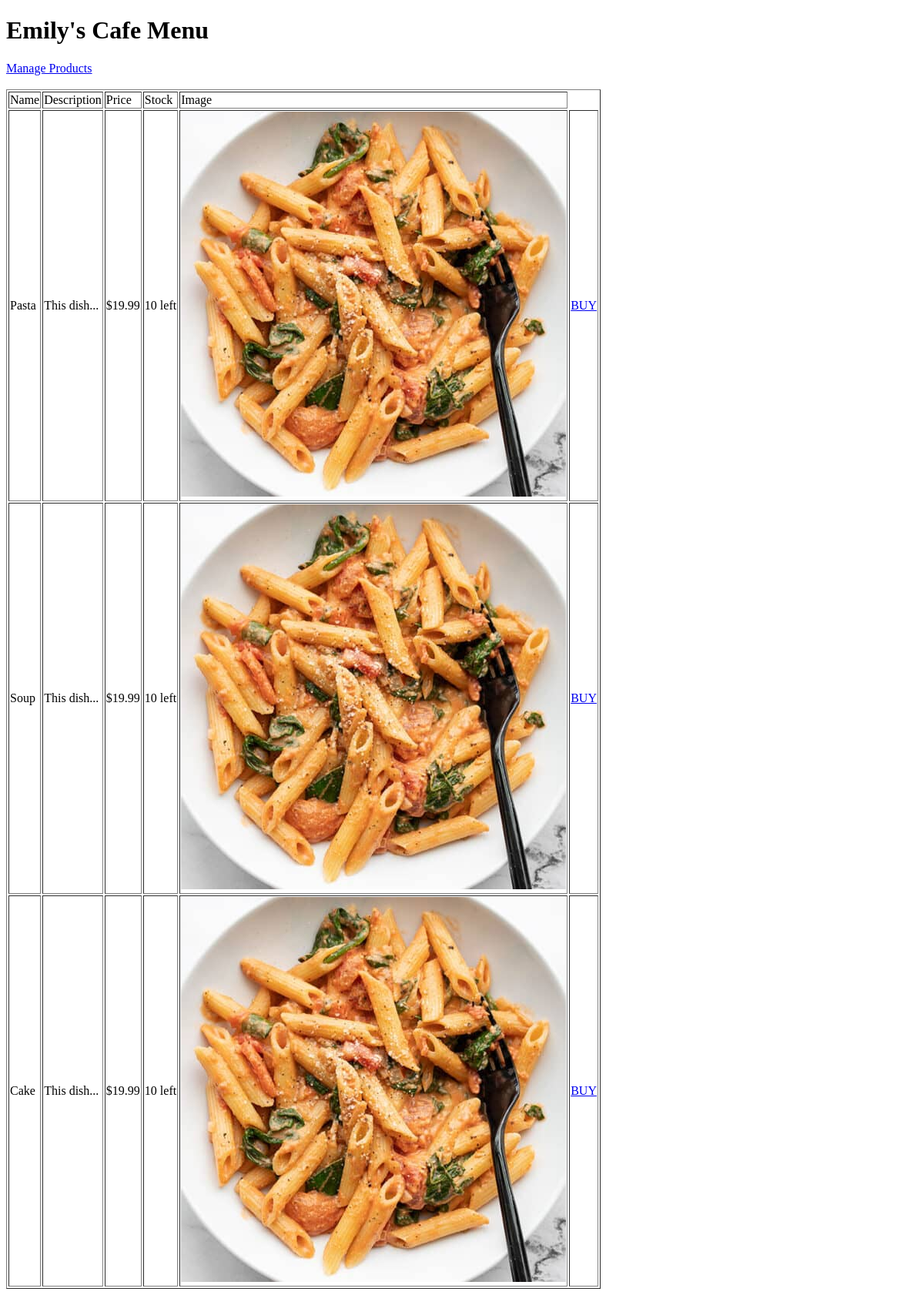
/, run on an earlier commit of the app's database.
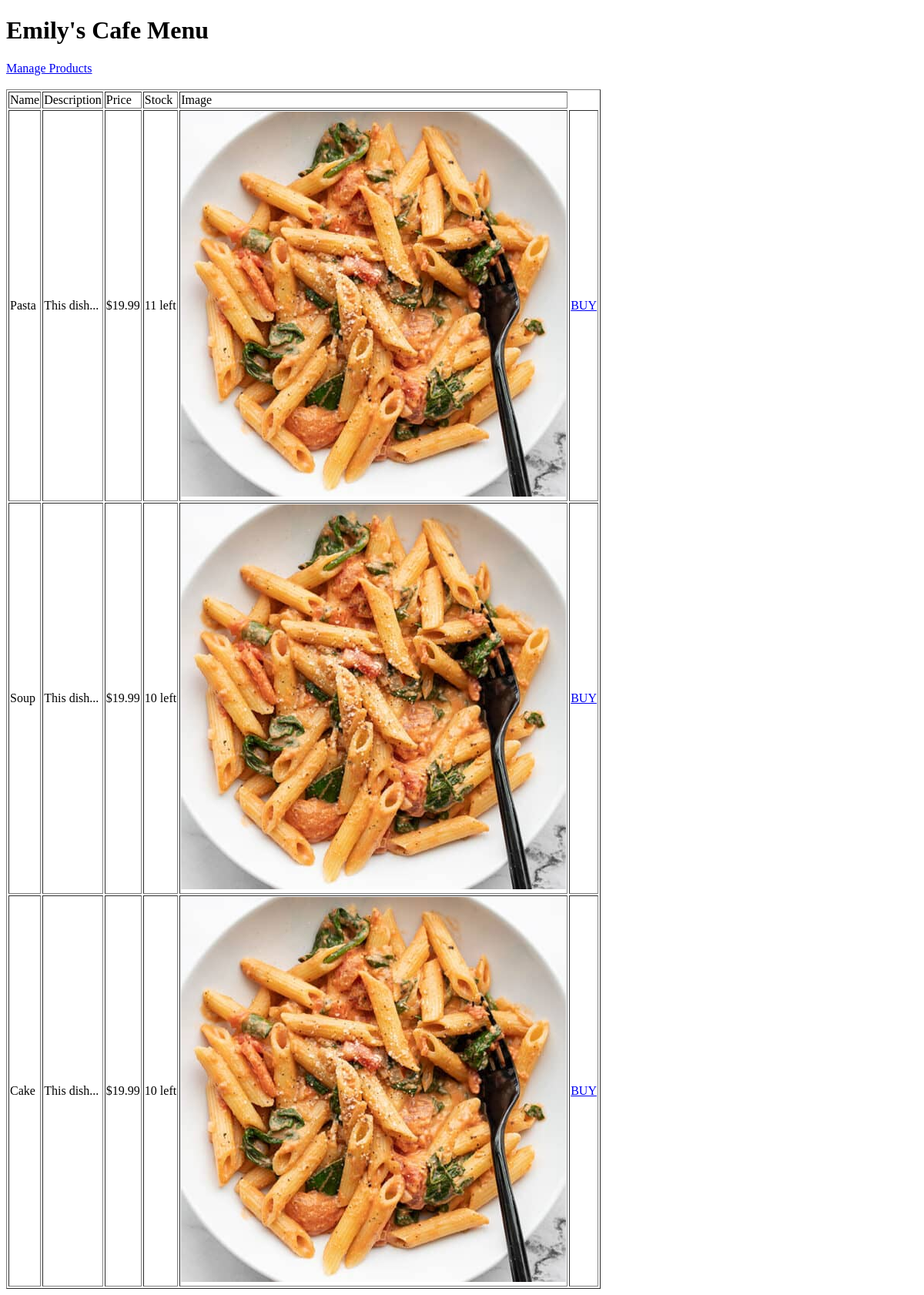
And on a later commit of the database.
### tables this page shows
CREATE TABLE products (name TEXT, description TEXT, price FLOAT, stock INTEGER, imgpath TEXT);

### image_repository/views.py (the view)
@app.route("/")
def home_page():
    products = db.process_info()
    return render_template("index.html", products=products)

### image_repository/db.py (called while the page is built)
def get_cursor():
    connection = sql.connect("products.db")
    cursor = connection.cursor()
    return (cursor, connection)

def process_info():
    (cursor, _) = get_cursor()
    cursor.execute("SELECT rowid, * FROM products")
    rows = cursor.fetchall()
    products = []
    for row in rows:
        products.append({
            "id":    row[0],
            "name":  row[1],
            "description": row[2],
            "price": "$%.2f" % (row[3]),
            "stock": "%d left" % (row[4]),
            "src":   "%s" % (row[5]),
        })
    return products

### image_repository/templates/index.html (shortened to what this page needs)
<!doctype html>
<html>
    <head>
    </head>
    <body>
        <h1> Emily's Cafe Menu</h1>
        <a href="/manage">Manage Products</a> <br>
        <br>
        <table border = 1>
            <thead>
                <td>Name</td>
                <td>Description</td>
                <td>Price</td>
                <td>Stock</td>
                <td>Image</td>
            </thead>
            {% for product in products %}
                <tr>
                <td>{{product["name"]}}</td>
                <td>{{product["description"]}}</td>
                <td>{{product["price"]}}</td>
                <td>{{product["stock"]}}</td>
                <td><img src='{{product["src"]}}' /></td>
                <td><a href='/buy/{{product["id"]}}'>BUY</button></td>
                </tr>
            {% endfor %}
        </table>
    </body>
</html>

What changed in the data, as far as the page shows it:
changed products "Pasta": stock "10 left" → "11 left"
